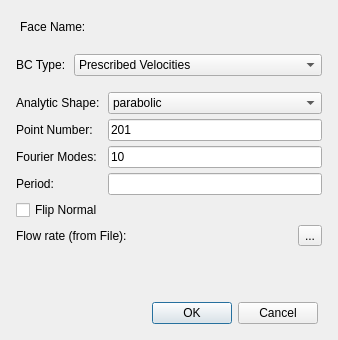
<?xml version="1.0" encoding="UTF-8"?>
<ui version="4.0">
 <class>svCapBCWidget</class>
 <widget class="QWidget" name="svCapBCWidget">
  <property name="geometry">
   <rect>
    <x>0</x>
    <y>0</y>
    <width>338</width>
    <height>340</height>
   </rect>
  </property>
  <property name="contextMenuPolicy">
   <enum>Qt::CustomContextMenu</enum>
  </property>
  <property name="windowTitle">
   <string>Set Inlet/Outlet BCs</string>
  </property>
  <layout class="QVBoxLayout" name="verticalLayout">
   <item>
    <widget class="QWidget" name="widget_5" native="true">
     <layout class="QHBoxLayout" name="horizontalLayout_3">
      <item>
       <widget class="QLabel" name="label_8">
        <property name="sizePolicy">
         <sizepolicy hsizetype="Fixed" vsizetype="Preferred">
          <horstretch>0</horstretch>
          <verstretch>0</verstretch>
         </sizepolicy>
        </property>
        <property name="text">
         <string>Face Name:</string>
        </property>
       </widget>
      </item>
      <item>
       <widget class="QLabel" name="labelFaceName">
        <property name="text">
         <string/>
        </property>
       </widget>
      </item>
     </layout>
    </widget>
   </item>
   <item>
    <widget class="QWidget" name="widget_3" native="true">
     <layout class="QHBoxLayout" name="horizontalLayout">
      <property name="spacing">
       <number>5</number>
      </property>
      <property name="leftMargin">
       <number>5</number>
      </property>
      <property name="topMargin">
       <number>5</number>
      </property>
      <property name="rightMargin">
       <number>5</number>
      </property>
      <property name="bottomMargin">
       <number>5</number>
      </property>
      <item>
       <widget class="QLabel" name="label">
        <property name="sizePolicy">
         <sizepolicy hsizetype="Fixed" vsizetype="Preferred">
          <horstretch>0</horstretch>
          <verstretch>0</verstretch>
         </sizepolicy>
        </property>
        <property name="text">
         <string>BC Type: </string>
        </property>
       </widget>
      </item>
      <item>
       <widget class="QComboBox" name="comboBoxBCType">
        <item>
         <property name="text">
          <string>Prescribed Velocities</string>
         </property>
        </item>
        <item>
         <property name="text">
          <string>Resistance</string>
         </property>
        </item>
        <item>
         <property name="text">
          <string>RCR</string>
         </property>
        </item>
        <item>
         <property name="text">
          <string>Coronary</string>
         </property>
        </item>
        <item>
         <property name="text">
          <string>Impedance</string>
         </property>
        </item>
       </widget>
      </item>
     </layout>
    </widget>
   </item>
   <item>
    <widget class="QWidget" name="widget" native="true">
     <layout class="QVBoxLayout" name="verticalLayout_2">
      <property name="spacing">
       <number>0</number>
      </property>
      <property name="leftMargin">
       <number>0</number>
      </property>
      <property name="topMargin">
       <number>0</number>
      </property>
      <property name="rightMargin">
       <number>0</number>
      </property>
      <property name="bottomMargin">
       <number>0</number>
      </property>
      <item>
       <widget class="QStackedWidget" name="stackedWidget">
        <property name="currentIndex">
         <number>0</number>
        </property>
        <widget class="QWidget" name="page">
         <layout class="QGridLayout" name="gridLayout_2">
          <property name="leftMargin">
           <number>5</number>
          </property>
          <property name="topMargin">
           <number>5</number>
          </property>
          <property name="rightMargin">
           <number>5</number>
          </property>
          <property name="bottomMargin">
           <number>5</number>
          </property>
          <property name="spacing">
           <number>5</number>
          </property>
          <item row="1" column="0">
           <widget class="QLabel" name="label_3">
            <property name="text">
             <string>Point Number: </string>
            </property>
           </widget>
          </item>
          <item row="1" column="1">
           <widget class="QLineEdit" name="lineEditPointNumber">
            <property name="text">
             <string>201</string>
            </property>
           </widget>
          </item>
          <item row="8" column="0" colspan="2">
           <spacer name="verticalSpacer">
            <property name="orientation">
             <enum>Qt::Vertical</enum>
            </property>
            <property name="sizeHint" stdset="0">
             <size>
              <width>20</width>
              <height>40</height>
             </size>
            </property>
           </spacer>
          </item>
          <item row="7" column="0" colspan="2">
           <widget class="QWidget" name="widget_4" native="true">
            <layout class="QHBoxLayout" name="horizontalLayout_2">
             <property name="spacing">
              <number>5</number>
             </property>
             <property name="leftMargin">
              <number>0</number>
             </property>
             <property name="topMargin">
              <number>0</number>
             </property>
             <property name="rightMargin">
              <number>0</number>
             </property>
             <property name="bottomMargin">
              <number>0</number>
             </property>
             <item>
              <widget class="QLabel" name="label_5">
               <property name="sizePolicy">
                <sizepolicy hsizetype="Fixed" vsizetype="Preferred">
                 <horstretch>0</horstretch>
                 <verstretch>0</verstretch>
                </sizepolicy>
               </property>
               <property name="text">
                <string>Flow rate (from File):  </string>
               </property>
              </widget>
             </item>
             <item>
              <widget class="QLabel" name="labelLoadFile">
               <property name="text">
                <string/>
               </property>
              </widget>
             </item>
             <item>
              <widget class="QToolButton" name="toolButtonBrowse">
               <property name="text">
                <string>...</string>
               </property>
              </widget>
             </item>
            </layout>
           </widget>
          </item>
          <item row="0" column="0">
           <widget class="QLabel" name="label_2">
            <property name="text">
             <string>Analytic Shape: </string>
            </property>
           </widget>
          </item>
          <item row="0" column="1">
           <widget class="QComboBox" name="comboBoxShape">
            <item>
             <property name="text">
              <string>parabolic</string>
             </property>
            </item>
            <item>
             <property name="text">
              <string>plug</string>
             </property>
            </item>
            <item>
             <property name="text">
              <string>womersley</string>
             </property>
            </item>
           </widget>
          </item>
          <item row="3" column="1">
           <widget class="QLineEdit" name="lineEditModeNumber">
            <property name="text">
             <string>10</string>
            </property>
           </widget>
          </item>
          <item row="3" column="0">
           <widget class="QLabel" name="label_4">
            <property name="text">
             <string>Fourier Modes: </string>
            </property>
           </widget>
          </item>
          <item row="5" column="0" colspan="2">
           <widget class="QCheckBox" name="checkBoxFlip">
            <property name="text">
             <string>Flip Normal</string>
            </property>
           </widget>
          </item>
          <item row="4" column="0">
           <widget class="QLabel" name="label_9">
            <property name="text">
             <string>Period:</string>
            </property>
           </widget>
          </item>
          <item row="4" column="1">
           <widget class="QLineEdit" name="lineEditPeriod"/>
          </item>
         </layout>
        </widget>
        <widget class="QWidget" name="page_2">
         <layout class="QGridLayout" name="gridLayout_3">
          <property name="leftMargin">
           <number>5</number>
          </property>
          <property name="topMargin">
           <number>5</number>
          </property>
          <property name="rightMargin">
           <number>5</number>
          </property>
          <property name="bottomMargin">
           <number>5</number>
          </property>
          <property name="spacing">
           <number>5</number>
          </property>
          <item row="1" column="0">
           <widget class="QLabel" name="label_7">
            <property name="text">
             <string>Distal Pressure:</string>
            </property>
           </widget>
          </item>
          <item row="1" column="1">
           <widget class="QLineEdit" name="lineEditPressure">
            <property name="text">
             <string>0</string>
            </property>
           </widget>
          </item>
          <item row="0" column="0">
           <widget class="QLabel" name="label_6">
            <property name="text">
             <string>BC Values: </string>
            </property>
           </widget>
          </item>
          <item row="0" column="1">
           <widget class="QLineEdit" name="lineEditBCValues">
            <property name="text">
             <string>0</string>
            </property>
           </widget>
          </item>
          <item row="2" column="0" colspan="2">
           <spacer name="verticalSpacer_2">
            <property name="orientation">
             <enum>Qt::Vertical</enum>
            </property>
            <property name="sizeHint" stdset="0">
             <size>
              <width>20</width>
              <height>40</height>
             </size>
            </property>
           </spacer>
          </item>
         </layout>
        </widget>
       </widget>
      </item>
     </layout>
    </widget>
   </item>
   <item>
    <widget class="QWidget" name="widget_2" native="true">
     <layout class="QGridLayout" name="gridLayout">
      <property name="leftMargin">
       <number>5</number>
      </property>
      <property name="topMargin">
       <number>5</number>
      </property>
      <property name="bottomMargin">
       <number>5</number>
      </property>
      <property name="spacing">
       <number>5</number>
      </property>
      <item row="0" column="0">
       <widget class="QDialogButtonBox" name="buttonBox">
        <property name="standardButtons">
         <set>QDialogButtonBox::Cancel|QDialogButtonBox::Ok</set>
        </property>
       </widget>
      </item>
     </layout>
    </widget>
   </item>
  </layout>
 </widget>
 <resources/>
 <connections/>
</ui>
